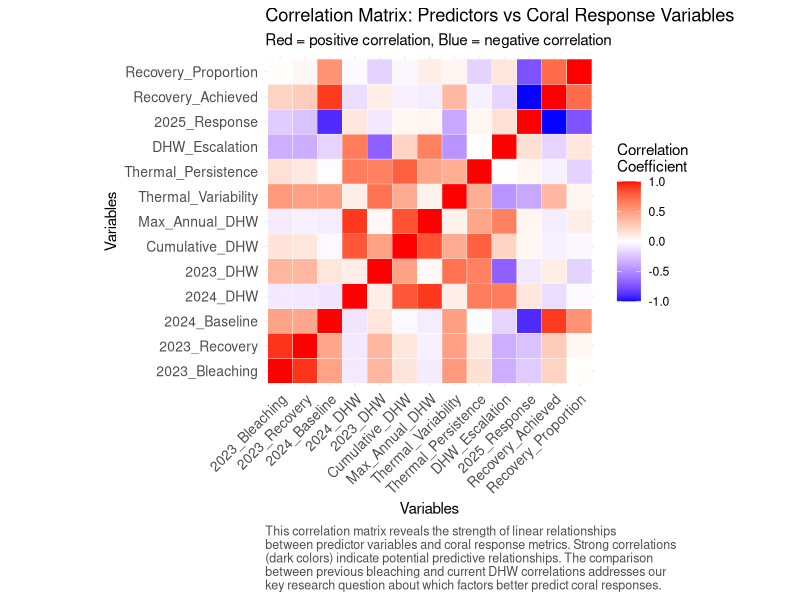
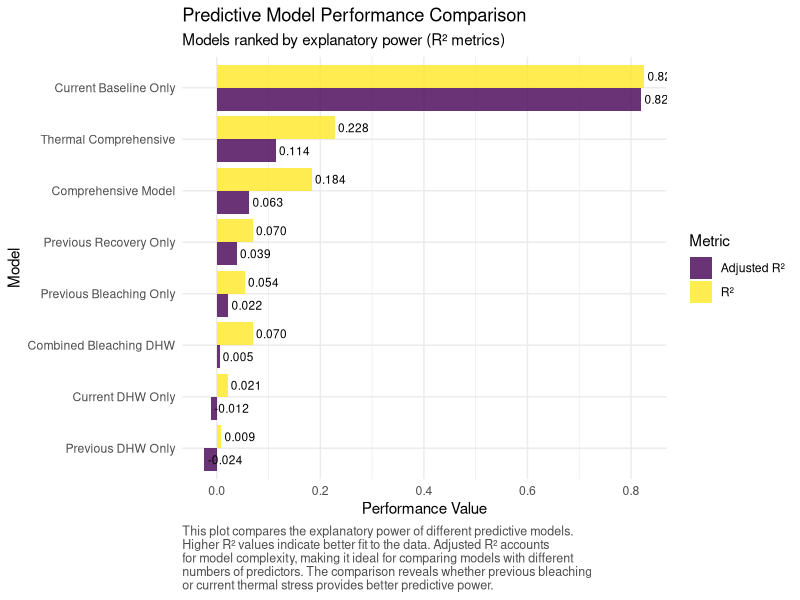
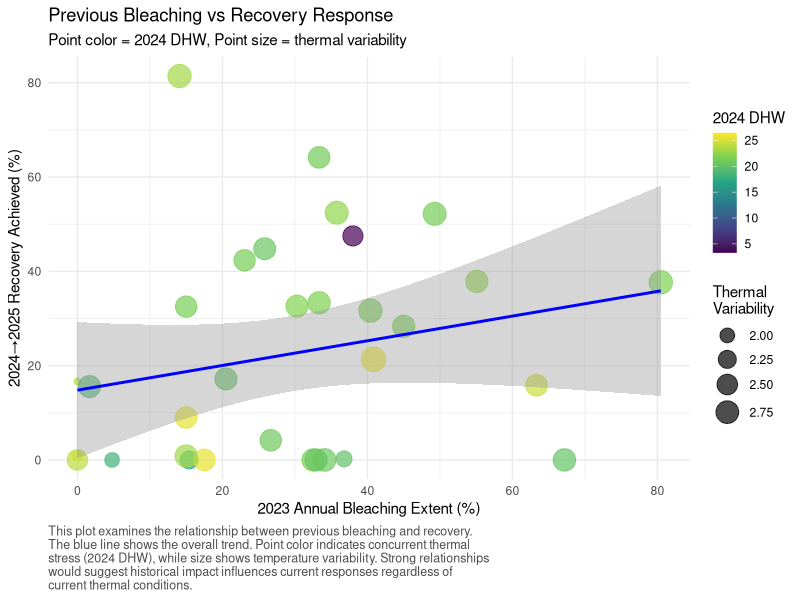
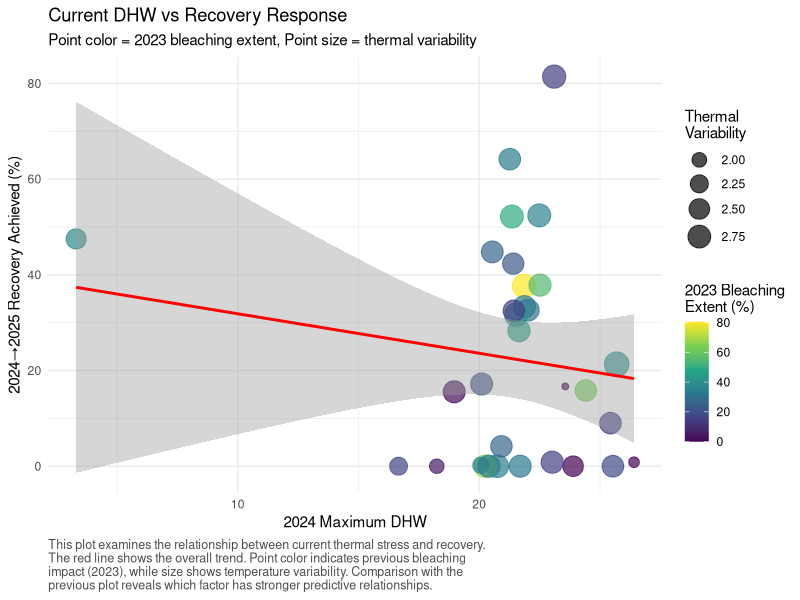
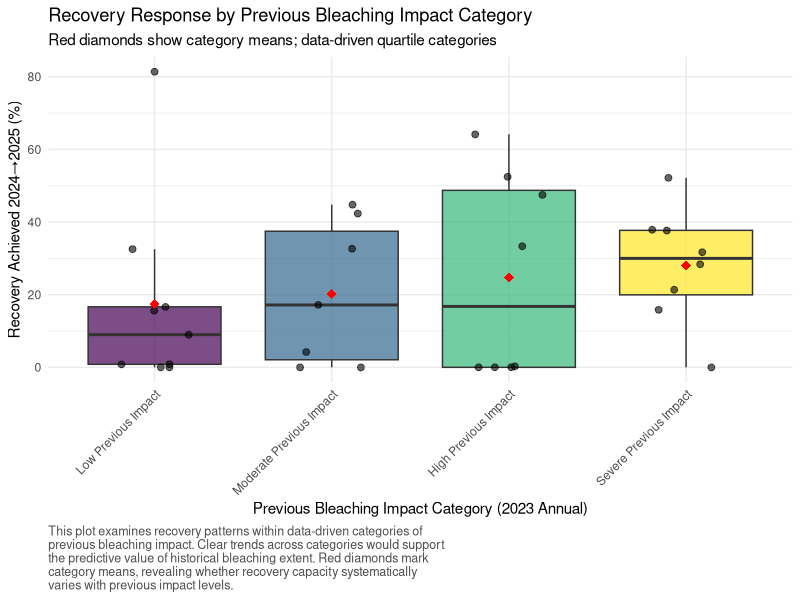
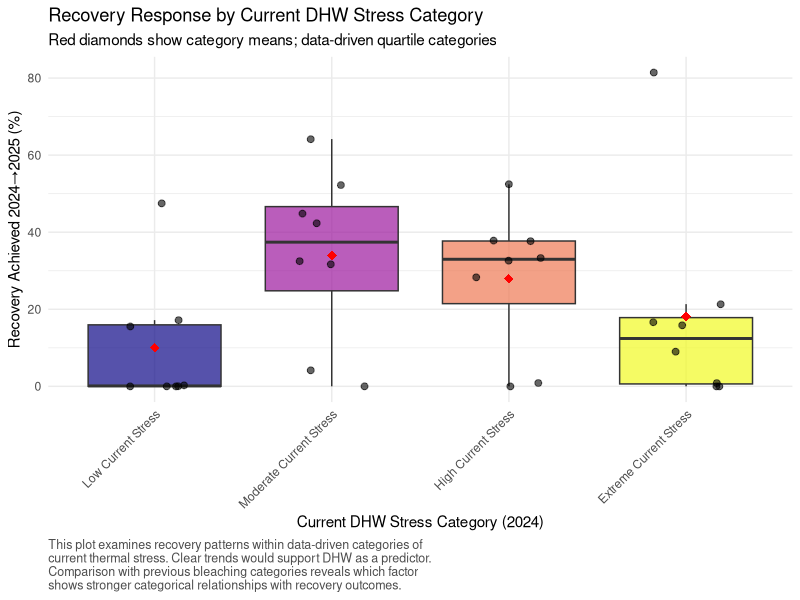

Recreate these plots in R, in order.
# ============================================================================
# 04: Comprehensive Predictive Analysis - Previous Year Bleaching vs Thermal Stress
# ============================================================================
# Purpose: Compare the predictive power of different variables for coral response,
#          specifically examining whether previous year bleaching extent is a better
#          predictor than current thermal stress (DHW) for coral recovery patterns.
#          Use data-driven quartile classifications and multiple model validation approaches.
# Author: Coral Bleaching Analysis Pipeline
# Date: Analysis of 2023-2025 bleaching events
# Dependencies: Requires outputs from scripts 01, 02, and 03
# ============================================================================

# Load required libraries with explicit purpose for each
library(dplyr)        # Data manipulation and summarization
library(ggplot2)      # Advanced plotting and visualization
library(readr)        # Efficient CSV reading
library(tidyr)        # Data reshaping for analysis
library(viridis)      # Perceptually uniform color scales
library(scales)       # Scale functions for plots
library(gridExtra)    # Multiple plot arrangement
library(corrplot)     # Correlation analysis visualization
library(broom)        # Tidy model outputs
library(modelr)       # Model validation utilities
library(car)          # Regression diagnostics
library(stringr)      # String manipulation

cat("============================================================================\n")
cat("COMPREHENSIVE PREDICTIVE ANALYSIS: PREVIOUS BLEACHING vs THERMAL STRESS\n")
cat("============================================================================\n\n")

# ============================================================================
# LOAD PROCESSED DATA FROM PREVIOUS ANALYSES
# ============================================================================

cat("STEP 1: Loading processed datasets from previous analyses\n")
cat("---------------------------------------------------------\n")

# Load extent data for response variables
# Rationale: Response analysis provides the dependent variables for prediction
if(file.exists("03_combined_response_metrics.csv")) {
  response_data <- read_csv("03_combined_response_metrics.csv")
  cat("Loaded response metrics from Step 03\n")
} else {
  stop("Required file 03_combined_response_metrics.csv not found. Run script 03 first.")
}

# Load thermal stress data for predictor variables
# Rationale: Thermal stress metrics provide key environmental predictor variables
if(file.exists("02_comprehensive_thermal_data.csv")) {
  thermal_data <- read_csv("02_comprehensive_thermal_data.csv")
  cat("Loaded thermal stress data from Step 02\n")
} else {
  cat("Warning: Thermal data not found. Analysis will proceed with limited predictors.\n")
  thermal_data <- NULL
}

# Load site response patterns for cross-validation
if(file.exists("03_site_response_patterns.csv")) {
  site_patterns <- read_csv("03_site_response_patterns.csv")
  cat("Loaded site response patterns from Step 03\n")
} else {
  site_patterns <- NULL
}

# Load response category thresholds for consistent classification
if(file.exists("03_response_category_thresholds.csv")) {
  response_thresholds <- read_csv("03_response_category_thresholds.csv")
  cat("Loaded response category thresholds from Step 03\n")
} else {
  response_thresholds <- NULL
}

cat(sprintf("Primary response dataset dimensions: %d rows × %d columns\n", nrow(response_data), ncol(response_data)))

# ============================================================================
# PREDICTIVE DATASET CONSTRUCTION
# ============================================================================

cat("\nSTEP 2: Constructing comprehensive predictive dataset\n")
cat("----------------------------------------------------\n")

# Create the main predictive dataset focusing on Period 2 (2024 Annual → 2025 PBL)
# Rationale: Period 2 is our primary response of interest, as it represents the
# most recent coral responses and allows us to use Period 1 and thermal data as predictors

# Extract Period 2 responses (our dependent variables)
period2_responses <- response_data %>%
  filter(period == "2024_to_2025_PBL") %>%
  select(site, response_magnitude, recovery_achieved, recovery_proportion, 
         initial_bleaching, final_bleaching, worsening_achieved) %>%
  rename(
    response_2024_to_2025 = response_magnitude,
    recovery_2024_to_2025 = recovery_achieved,
    recovery_prop_2024_to_2025 = recovery_proportion,
    baseline_2024_annual = initial_bleaching,
    outcome_2025_pbl = final_bleaching,
    worsening_2024_to_2025 = worsening_achieved
  )

cat(sprintf("Period 2 response data: %d sites\n", nrow(period2_responses)))

# Extract Period 1 responses (potential predictors)
period1_responses <- response_data %>%
  filter(period == "2023_to_2024_PBL") %>%
  select(site, response_magnitude, recovery_achieved, recovery_proportion,
         initial_bleaching, final_bleaching) %>%
  rename(
    response_2023_to_2024 = response_magnitude,
    recovery_2023_to_2024 = recovery_achieved,
    recovery_prop_2023_to_2024 = recovery_proportion,
    baseline_2023_annual = initial_bleaching,
    outcome_2024_pbl = final_bleaching
  )

cat(sprintf("Period 1 predictor data: %d sites\n", nrow(period1_responses)))

# Merge response data
predictive_base <- period2_responses %>%
  left_join(period1_responses, by = "site") %>%
  filter(!is.na(baseline_2023_annual))  # Ensure complete temporal coverage

cat(sprintf("Merged response dataset: %d sites\n", nrow(predictive_base)))

# Add thermal stress predictors if available
if(!is.null(thermal_data)) {
  # Prepare thermal data for merging
  thermal_predictors <- thermal_data %>%
    select(site, year, max_dhw, temp_sd, total_dhw_accumulation, 
           max_weekly_temp, temp_range, weeks_with_dhw) %>%
    pivot_wider(names_from = year, 
                values_from = c(max_dhw, temp_sd, total_dhw_accumulation, 
                                max_weekly_temp, temp_range, weeks_with_dhw),
                names_sep = "_") %>%
    mutate(
      # Calculate additional thermal stress indices
      cumulative_dhw = total_dhw_accumulation_2023 + total_dhw_accumulation_2024,
      max_annual_dhw = pmax(max_dhw_2023, max_dhw_2024, na.rm = TRUE),
      thermal_variability = temp_sd_2023 + temp_sd_2024,
      thermal_persistence = weeks_with_dhw_2023 + weeks_with_dhw_2024,
      dhw_escalation = max_dhw_2024 - max_dhw_2023
    )
  
  # Merge thermal predictors
  predictive_dataset <- predictive_base %>%
    left_join(thermal_predictors, by = "site") %>%
    filter(!is.na(max_dhw_2023) & !is.na(max_dhw_2024))
  
  cat(sprintf("Final predictive dataset with thermal data: %d sites\n", nrow(predictive_dataset)))
} else {
  predictive_dataset <- predictive_base
  cat(sprintf("Final predictive dataset without thermal data: %d sites\n", nrow(predictive_dataset)))
}

# ============================================================================
# DATA-DRIVEN PREDICTOR CATEGORIZATION
# ============================================================================

cat("\nSTEP 3: Establishing data-driven predictor categories using observed quartiles\n")
cat("-----------------------------------------------------------------------------\n")

# Calculate quartiles for key predictor variables
# Rationale: Data-driven categories ensure balanced groups and meaningful
# ecological interpretation based on observed distributions

# Previous year bleaching quartiles
prev_bleaching_quartiles <- quantile(predictive_dataset$baseline_2023_annual, 
                                     probs = c(0, 0.25, 0.5, 0.75, 1.0), na.rm = TRUE)
cat("2023 Annual bleaching extent quartiles:\n")
print(prev_bleaching_quartiles)

if(!is.null(thermal_data)) {
  # DHW quartiles for 2024 (concurrent stress)
  dhw_2024_quartiles <- quantile(predictive_dataset$max_dhw_2024, 
                                 probs = c(0, 0.25, 0.5, 0.75, 1.0), na.rm = TRUE)
  cat("\n2024 Maximum DHW quartiles:\n")
  print(dhw_2024_quartiles)
  
  # DHW quartiles for 2023 (preceding stress)
  dhw_2023_quartiles <- quantile(predictive_dataset$max_dhw_2023, 
                                 probs = c(0, 0.25, 0.5, 0.75, 1.0), na.rm = TRUE)
  cat("\n2023 Maximum DHW quartiles:\n")
  print(dhw_2023_quartiles)
  
  # Temperature variability quartiles
  temp_var_quartiles <- quantile(predictive_dataset$thermal_variability, 
                                 probs = c(0, 0.25, 0.5, 0.75, 1.0), na.rm = TRUE)
  cat("\nThermal variability quartiles:\n")
  print(temp_var_quartiles)
}

# Apply data-driven categorizations to predictive dataset
predictive_dataset <- predictive_dataset %>%
  mutate(
    # Previous bleaching categories (key predictor of interest)
    prev_bleaching_category = case_when(
      baseline_2023_annual <= prev_bleaching_quartiles[2] ~ "Low Previous Impact",
      baseline_2023_annual <= prev_bleaching_quartiles[3] ~ "Moderate Previous Impact",
      baseline_2023_annual <= prev_bleaching_quartiles[4] ~ "High Previous Impact",
      baseline_2023_annual > prev_bleaching_quartiles[4] ~ "Severe Previous Impact",
      TRUE ~ "Unknown"
    ),
    prev_bleaching_category = factor(prev_bleaching_category,
                                     levels = c("Low Previous Impact", "Moderate Previous Impact",
                                                "High Previous Impact", "Severe Previous Impact"))
  )

if(!is.null(thermal_data)) {
  predictive_dataset <- predictive_dataset %>%
    mutate(
      # Current DHW categories (competing predictor)
      dhw_2024_category = case_when(
        max_dhw_2024 <= dhw_2024_quartiles[2] ~ "Low Current Stress",
        max_dhw_2024 <= dhw_2024_quartiles[3] ~ "Moderate Current Stress",
        max_dhw_2024 <= dhw_2024_quartiles[4] ~ "High Current Stress",
        max_dhw_2024 > dhw_2024_quartiles[4] ~ "Extreme Current Stress",
        TRUE ~ "Unknown"
      ),
      dhw_2024_category = factor(dhw_2024_category,
                                 levels = c("Low Current Stress", "Moderate Current Stress",
                                            "High Current Stress", "Extreme Current Stress")),
      
      # Combined thermal stress categories
      thermal_variability_category = case_when(
        thermal_variability <= temp_var_quartiles[2] ~ "Low Variability",
        thermal_variability <= temp_var_quartiles[3] ~ "Moderate Variability",
        thermal_variability <= temp_var_quartiles[4] ~ "High Variability",
        thermal_variability > temp_var_quartiles[4] ~ "Extreme Variability",
        TRUE ~ "Unknown"
      ),
      thermal_variability_category = factor(thermal_variability_category,
                                            levels = c("Low Variability", "Moderate Variability",
                                                       "High Variability", "Extreme Variability"))
    )
}

# Print category thresholds for documentation
cat("\nData-driven predictor category thresholds:\n")
cat(sprintf("Previous bleaching impact categories (2023 Annual %%):\n"))
cat(sprintf("  Low: 0 - %.1f%% (0-25th percentile)\n", prev_bleaching_quartiles[2]))
cat(sprintf("  Moderate: %.1f - %.1f%% (25th-50th percentile)\n", prev_bleaching_quartiles[2], prev_bleaching_quartiles[3]))
cat(sprintf("  High: %.1f - %.1f%% (50th-75th percentile)\n", prev_bleaching_quartiles[3], prev_bleaching_quartiles[4]))
cat(sprintf("  Severe: >%.1f%% (75th-100th percentile)\n", prev_bleaching_quartiles[4]))

# ============================================================================
# CORRELATION ANALYSIS
# ============================================================================

cat("\nSTEP 4: Comprehensive correlation analysis between predictors and responses\n")
cat("--------------------------------------------------------------------------\n")

# Define predictor variables for correlation analysis
# Rationale: Systematic correlation analysis reveals which variables have
# the strongest linear relationships with coral responses

predictor_vars <- list(
  "2023_Bleaching" = "baseline_2023_annual",
  "2023_Recovery" = "recovery_2023_to_2024",
  "2024_Baseline" = "baseline_2024_annual"
)

if(!is.null(thermal_data)) {
  thermal_predictors <- list(
    "2024_DHW" = "max_dhw_2024",
    "2023_DHW" = "max_dhw_2023",
    "Cumulative_DHW" = "cumulative_dhw",
    "Max_Annual_DHW" = "max_annual_dhw",
    "Thermal_Variability" = "thermal_variability",
    "Thermal_Persistence" = "thermal_persistence",
    "DHW_Escalation" = "dhw_escalation"
  )
  predictor_vars <- c(predictor_vars, thermal_predictors)
}

# Define response variables
response_vars <- list(
  "2025_Response" = "response_2024_to_2025",
  "Recovery_Achieved" = "recovery_2024_to_2025",
  "Recovery_Proportion" = "recovery_prop_2024_to_2025"
)

# Calculate correlation matrix
correlation_results <- data.frame()

for(pred_name in names(predictor_vars)) {
  for(resp_name in names(response_vars)) {
    pred_var <- predictor_vars[[pred_name]]
    resp_var <- response_vars[[resp_name]]
    
    if(pred_var %in% names(predictive_dataset) && resp_var %in% names(predictive_dataset)) {
      corr_value <- cor(predictive_dataset[[pred_var]], predictive_dataset[[resp_var]], 
                        use = "complete.obs")
      
      # Calculate p-value for correlation
      corr_test <- cor.test(predictive_dataset[[pred_var]], predictive_dataset[[resp_var]])
      
      correlation_results <- rbind(correlation_results, 
                                   data.frame(
                                     Predictor = pred_name,
                                     Response = resp_name,
                                     Correlation = corr_value,
                                     P_Value = corr_test$p.value,
                                     N_Obs = sum(!is.na(predictive_dataset[[pred_var]]) & 
                                                   !is.na(predictive_dataset[[resp_var]])),
                                     Abs_Correlation = abs(corr_value)
                                   ))
    }
  }
}

# Sort by absolute correlation strength
correlation_results <- correlation_results %>%
  arrange(desc(Abs_Correlation))

cat("Top predictors by correlation strength:\n")
print(head(correlation_results, 15))

# ============================================================================
# VISUALIZATION 1: Correlation Matrix Heatmap
# ============================================================================

# Create comprehensive correlation matrix visualization
# Justification: Visual correlation matrix reveals patterns and relationships
# that may not be apparent in tabular form

# Prepare data for correlation matrix
correlation_vars <- predictive_dataset %>%
  select(all_of(unlist(predictor_vars)), all_of(unlist(response_vars))) %>%
  select_if(~ !all(is.na(.)))  # Remove columns with all NA values

# Calculate correlation matrix
cor_matrix <- cor(correlation_vars, use = "complete.obs")

# Create heatmap
p1 <- ggplot(expand.grid(Var1 = rownames(cor_matrix), Var2 = colnames(cor_matrix)), 
             aes(x = Var1, y = Var2, fill = as.vector(cor_matrix))) +
  geom_tile(color = "white") +
  scale_fill_gradient2(low = "blue", high = "red", mid = "white", 
                       midpoint = 0, limit = c(-1, 1), space = "Lab",
                       name = "Correlation\nCoefficient") +
  theme_minimal() +
  theme(axis.text.x = element_text(angle = 45, hjust = 1, size = 10),
        axis.text.y = element_text(size = 10)) +
  coord_fixed() +
  labs(
    title = "Correlation Matrix: Predictors vs Coral Response Variables",
    subtitle = "Red = positive correlation, Blue = negative correlation",
    x = "Variables",
    y = "Variables",
    caption = "This correlation matrix reveals the strength of linear relationships\nbetween predictor variables and coral response metrics. Strong correlations\n(dark colors) indicate potential predictive relationships. The comparison\nbetween previous bleaching and current DHW correlations addresses our\nkey research question about which factors better predict coral responses."
  ) +
  theme(plot.caption = element_text(hjust = 0, size = 9, color = "gray30"))

ggsave("04_plot_correlation_matrix.png", p1, width = 12, height = 10, dpi = 300)
cat("\nSaved: 04_plot_correlation_matrix.png\n")

# ============================================================================
# LINEAR REGRESSION MODEL COMPARISON
# ============================================================================

cat("\nSTEP 5: Comprehensive linear regression model comparison\n")
cat("-------------------------------------------------------\n")

# Build and compare multiple predictive models
# Rationale: Systematic model comparison reveals which variables provide
# the best predictive power for coral responses

# Define response variable for main analysis
response_var <- "recovery_2024_to_2025"
cat(sprintf("Primary response variable: %s\n", response_var))

# Model 1: Previous year bleaching only
model_prev_bleaching <- lm(recovery_2024_to_2025 ~ baseline_2023_annual, 
                           data = predictive_dataset)

# Model 2: Current year baseline only
model_current_baseline <- lm(recovery_2024_to_2025 ~ baseline_2024_annual, 
                             data = predictive_dataset)

# Model 3: Previous recovery performance
model_prev_recovery <- lm(recovery_2024_to_2025 ~ recovery_2023_to_2024, 
                          data = predictive_dataset)

model_list <- list(
  "Previous_Bleaching_Only" = model_prev_bleaching,
  "Current_Baseline_Only" = model_current_baseline,
  "Previous_Recovery_Only" = model_prev_recovery
)

if(!is.null(thermal_data)) {
  # Model 4: Current year DHW only
  model_current_dhw <- lm(recovery_2024_to_2025 ~ max_dhw_2024, 
                          data = predictive_dataset)
  
  # Model 5: Previous year DHW only
  model_prev_dhw <- lm(recovery_2024_to_2025 ~ max_dhw_2023, 
                       data = predictive_dataset)
  
  # Model 6: Combined previous bleaching + current DHW
  model_combined <- lm(recovery_2024_to_2025 ~ baseline_2023_annual + max_dhw_2024, 
                       data = predictive_dataset)
  
  # Model 7: Comprehensive model
  model_comprehensive <- lm(recovery_2024_to_2025 ~ baseline_2023_annual + max_dhw_2024 + 
                              thermal_variability + recovery_2023_to_2024, 
                            data = predictive_dataset)
  
  # Model 8: Thermal-only comprehensive
  model_thermal_comprehensive <- lm(recovery_2024_to_2025 ~ max_dhw_2024 + max_dhw_2023 + 
                                      thermal_variability + cumulative_dhw, 
                                    data = predictive_dataset)
  
  thermal_models <- list(
    "Current_DHW_Only" = model_current_dhw,
    "Previous_DHW_Only" = model_prev_dhw,
    "Combined_Bleaching_DHW" = model_combined,
    "Comprehensive_Model" = model_comprehensive,
    "Thermal_Comprehensive" = model_thermal_comprehensive
  )
  
  model_list <- c(model_list, thermal_models)
}

# Extract model performance metrics
model_comparison <- data.frame()

for(model_name in names(model_list)) {
  model <- model_list[[model_name]]
  model_summary <- summary(model)
  
  # Calculate additional metrics
  predictions <- predict(model)
  residuals <- residuals(model)
  
  model_comparison <- rbind(model_comparison,
                            data.frame(
                              Model = model_name,
                              R_Squared = model_summary$r.squared,
                              Adj_R_Squared = model_summary$adj.r.squared,
                              RMSE = sqrt(mean(residuals^2, na.rm = TRUE)),
                              MAE = mean(abs(residuals), na.rm = TRUE),
                              AIC = AIC(model),
                              BIC = BIC(model),
                              N_Predictors = length(model$coefficients) - 1,
                              N_Observations = nobs(model)
                            ))
}

# Sort by adjusted R-squared
model_comparison <- model_comparison %>%
  arrange(desc(Adj_R_Squared)) %>%
  mutate(
    R_Squared = round(R_Squared, 4),
    Adj_R_Squared = round(Adj_R_Squared, 4),
    RMSE = round(RMSE, 2),
    MAE = round(MAE, 2),
    AIC = round(AIC, 1),
    BIC = round(BIC, 1)
  )

cat("Model performance comparison (ranked by Adjusted R²):\n")
print(model_comparison)

# ============================================================================
# VISUALIZATION 2: Model Performance Comparison
# ============================================================================

# Create comprehensive model performance visualization
# Justification: Visual comparison makes model performance differences clear
# and helps identify the best predictive approaches

model_performance_long <- model_comparison %>%
  select(Model, R_Squared, Adj_R_Squared, RMSE) %>%
  pivot_longer(cols = c(R_Squared, Adj_R_Squared, RMSE), 
               names_to = "Metric", values_to = "Value") %>%
  mutate(
    Model = str_replace_all(Model, "_", " "),
    Metric = case_when(
      Metric == "R_Squared" ~ "R²",
      Metric == "Adj_R_Squared" ~ "Adjusted R²",
      Metric == "RMSE" ~ "RMSE"
    )
  )

p2 <- ggplot(model_performance_long %>% filter(Metric != "RMSE"), 
             aes(x = reorder(Model, Value), y = Value, fill = Metric)) +
  geom_col(position = "dodge", alpha = 0.8) +
  geom_text(aes(label = sprintf("%.3f", Value)), 
            position = position_dodge(width = 0.9), 
            hjust = -0.1, size = 3) +
  scale_fill_viridis_d(name = "Metric") +
  coord_flip() +
  labs(
    title = "Predictive Model Performance Comparison",
    subtitle = "Models ranked by explanatory power (R² metrics)",
    x = "Model",
    y = "Performance Value",
    caption = "This plot compares the explanatory power of different predictive models.\nHigher R² values indicate better fit to the data. Adjusted R² accounts\nfor model complexity, making it ideal for comparing models with different\nnumbers of predictors. The comparison reveals whether previous bleaching\nor current thermal stress provides better predictive power."
  ) +
  theme_minimal() +
  theme(plot.caption = element_text(hjust = 0, size = 9, color = "gray30"))

ggsave("04_plot_model_performance.png", p2, width = 12, height = 8, dpi = 300)
cat("Saved: 04_plot_model_performance.png\n")

# ============================================================================
# DETAILED PREDICTOR ANALYSIS
# ============================================================================

cat("\nSTEP 6: Detailed analysis of key predictor relationships\n")
cat("--------------------------------------------------------\n")

# Extract key insights about predictor performance
# Rationale: Detailed analysis provides context for model performance differences

best_model_name <- model_comparison$Model[1]
best_model <- model_list[[best_model_name]]

cat(sprintf("Best performing model: %s\n", best_model_name))
cat(sprintf("Adjusted R²: %.4f\n", model_comparison$Adj_R_Squared[1]))
cat(sprintf("RMSE: %.2f\n", model_comparison$RMSE[1]))

# Compare key competing predictors
prev_bleaching_performance <- model_comparison %>% 
  filter(Model == "Previous_Bleaching_Only") %>% 
  select(Adj_R_Squared, RMSE)

if(!is.null(thermal_data)) {
  current_dhw_performance <- model_comparison %>% 
    filter(Model == "Current_DHW_Only") %>% 
    select(Adj_R_Squared, RMSE)
  
  cat("\nKey predictor comparison:\n")
  cat(sprintf("Previous bleaching (2023): Adj R² = %.4f, RMSE = %.2f\n", 
              prev_bleaching_performance$Adj_R_Squared, prev_bleaching_performance$RMSE))
  cat(sprintf("Current DHW (2024): Adj R² = %.4f, RMSE = %.2f\n", 
              current_dhw_performance$Adj_R_Squared, current_dhw_performance$RMSE))
  
  # Determine which is stronger
  if(prev_bleaching_performance$Adj_R_Squared > current_dhw_performance$Adj_R_Squared) {
    stronger_predictor <- "Previous bleaching"
    advantage <- prev_bleaching_performance$Adj_R_Squared - current_dhw_performance$Adj_R_Squared
  } else {
    stronger_predictor <- "Current DHW"
    advantage <- current_dhw_performance$Adj_R_Squared - prev_bleaching_performance$Adj_R_Squared
  }
  
  cat(sprintf("\n%s is the stronger predictor by %.4f Adj R² units\n", stronger_predictor, advantage))
}

# ============================================================================
# VISUALIZATION 3: Key Predictor Relationships
# ============================================================================

# Create detailed visualization of key predictor relationships
# Justification: Scatter plots reveal the nature of relationships and identify outliers

if(!is.null(thermal_data)) {
  p3 <- ggplot(predictive_dataset, aes(x = baseline_2023_annual, y = recovery_2024_to_2025)) +
    geom_point(aes(color = max_dhw_2024, size = thermal_variability), alpha = 0.7) +
    geom_smooth(method = "lm", se = TRUE, color = "blue", linetype = "solid") +
    scale_color_viridis_c(name = "2024 DHW") +
    scale_size_continuous(name = "Thermal\nVariability", range = c(2, 8)) +
    labs(
      title = "Previous Bleaching vs Recovery Response",
      subtitle = "Point color = 2024 DHW, Point size = thermal variability",
      x = "2023 Annual Bleaching Extent (%)",
      y = "2024→2025 Recovery Achieved (%)",
      caption = "This plot examines the relationship between previous bleaching and recovery.\nThe blue line shows the overall trend. Point color indicates concurrent thermal\nstress (2024 DHW), while size shows temperature variability. Strong relationships\nwould suggest historical impact influences current responses regardless of\ncurrent thermal conditions."
    ) +
    theme_minimal() +
    theme(plot.caption = element_text(hjust = 0, size = 9, color = "gray30"))
  
  ggsave("04_plot_previous_bleaching_relationship.png", p3, width = 12, height = 8, dpi = 300)
  cat("Saved: 04_plot_previous_bleaching_relationship.png\n")
  
  # Second key relationship plot
  p4 <- ggplot(predictive_dataset, aes(x = max_dhw_2024, y = recovery_2024_to_2025)) +
    geom_point(aes(color = baseline_2023_annual, size = thermal_variability), alpha = 0.7) +
    geom_smooth(method = "lm", se = TRUE, color = "red", linetype = "solid") +
    scale_color_viridis_c(name = "2023 Bleaching\nExtent (%)") +
    scale_size_continuous(name = "Thermal\nVariability", range = c(2, 8)) +
    labs(
      title = "Current DHW vs Recovery Response",
      subtitle = "Point color = 2023 bleaching extent, Point size = thermal variability",
      x = "2024 Maximum DHW",
      y = "2024→2025 Recovery Achieved (%)",
      caption = "This plot examines the relationship between current thermal stress and recovery.\nThe red line shows the overall trend. Point color indicates previous bleaching\nimpact (2023), while size shows temperature variability. Comparison with the\nprevious plot reveals which factor has stronger predictive relationships."
    ) +
    theme_minimal() +
    theme(plot.caption = element_text(hjust = 0, size = 9, color = "gray30"))
  
  ggsave("04_plot_current_dhw_relationship.png", p4, width = 12, height = 8, dpi = 300)
  cat("Saved: 04_plot_current_dhw_relationship.png\n")
  
} else {
  p3 <- ggplot(predictive_dataset, aes(x = baseline_2023_annual, y = recovery_2024_to_2025)) +
    geom_point(aes(color = recovery_2023_to_2024), size = 3, alpha = 0.7) +
    geom_smooth(method = "lm", se = TRUE, color = "blue", linetype = "solid") +
    scale_color_viridis_c(name = "2023→2024\nRecovery (%)") +
    labs(
      title = "Previous Bleaching vs Current Recovery Response",
      subtitle = "Point color shows previous period recovery performance",
      x = "2023 Annual Bleaching Extent (%)",
      y = "2024→2025 Recovery Achieved (%)",
      caption = "This plot examines the relationship between previous bleaching and current recovery.\nThe blue line shows the overall trend. Point color indicates previous recovery\nperformance, revealing whether sites that recovered well before tend to\nrecover well again. Strong relationships suggest historical impact influences\ncurrent responses."
    ) +
    theme_minimal() +
    theme(plot.caption = element_text(hjust = 0, size = 9, color = "gray30"))
  
  ggsave("04_plot_previous_bleaching_relationship.png", p3, width = 12, height = 8, dpi = 300)
  cat("Saved: 04_plot_previous_bleaching_relationship.png\n")
}

# ============================================================================
# PREDICTOR CATEGORY ANALYSIS
# ============================================================================

cat("\nSTEP 7: Analyzing responses by predictor categories\n")
cat("---------------------------------------------------\n")

# Analyze responses within data-driven predictor categories
# Rationale: Category-based analysis reveals non-linear relationships
# and validates the utility of quartile-based classifications

# Previous bleaching category analysis
prev_category_analysis <- predictive_dataset %>%
  group_by(prev_bleaching_category) %>%
  summarise(
    n_sites = n(),
    mean_recovery = mean(recovery_2024_to_2025, na.rm = TRUE),
    median_recovery = median(recovery_2024_to_2025, na.rm = TRUE),
    sd_recovery = sd(recovery_2024_to_2025, na.rm = TRUE),
    q25_recovery = quantile(recovery_2024_to_2025, 0.25, na.rm = TRUE),
    q75_recovery = quantile(recovery_2024_to_2025, 0.75, na.rm = TRUE),
    prop_positive_recovery = mean(recovery_2024_to_2025 > 0, na.rm = TRUE),
    prop_strong_recovery = mean(recovery_2024_to_2025 > 15, na.rm = TRUE),
    .groups = "drop"
  ) %>%
  arrange(prev_bleaching_category)

cat("Recovery by previous bleaching impact category:\n")
print(prev_category_analysis)

if(!is.null(thermal_data)) {
  # Current DHW category analysis
  dhw_category_analysis <- predictive_dataset %>%
    group_by(dhw_2024_category) %>%
    summarise(
      n_sites = n(),
      mean_recovery = mean(recovery_2024_to_2025, na.rm = TRUE),
      median_recovery = median(recovery_2024_to_2025, na.rm = TRUE),
      sd_recovery = sd(recovery_2024_to_2025, na.rm = TRUE),
      q25_recovery = quantile(recovery_2024_to_2025, 0.25, na.rm = TRUE),
      q75_recovery = quantile(recovery_2024_to_2025, 0.75, na.rm = TRUE),
      prop_positive_recovery = mean(recovery_2024_to_2025 > 0, na.rm = TRUE),
      prop_strong_recovery = mean(recovery_2024_to_2025 > 15, na.rm = TRUE),
      .groups = "drop"
    ) %>%
    arrange(dhw_2024_category)
  
  cat("\nRecovery by current DHW stress category:\n")
  print(dhw_category_analysis)
}

# ============================================================================
# VISUALIZATION 4: Recovery by Predictor Categories
# ============================================================================

# Create comprehensive category-based analysis visualization
# Justification: Box plots reveal distributions within categories and
# validate the effectiveness of quartile-based classifications

p5 <- ggplot(predictive_dataset, aes(x = prev_bleaching_category, y = recovery_2024_to_2025, 
                                     fill = prev_bleaching_category)) +
  geom_boxplot(alpha = 0.7, outlier.shape = NA) +
  geom_jitter(width = 0.2, alpha = 0.6, size = 2) +
  stat_summary(fun = mean, geom = "point", color = "red", size = 3, shape = 18) +
  scale_fill_viridis_d(name = "Previous\nBleaching\nCategory") +
  labs(
    title = "Recovery Response by Previous Bleaching Impact Category",
    subtitle = "Red diamonds show category means; data-driven quartile categories",
    x = "Previous Bleaching Impact Category (2023 Annual)",
    y = "Recovery Achieved 2024→2025 (%)",
    caption = "This plot examines recovery patterns within data-driven categories of\nprevious bleaching impact. Clear trends across categories would support\nthe predictive value of historical bleaching extent. Red diamonds mark\ncategory means, revealing whether recovery capacity systematically\nvaries with previous impact levels."
  ) +
  theme_minimal() +
  theme(
    axis.text.x = element_text(angle = 45, hjust = 1),
    legend.position = "none",
    plot.caption = element_text(hjust = 0, size = 9, color = "gray30")
  )

ggsave("04_plot_recovery_by_previous_category.png", p5, width = 12, height = 8, dpi = 300)
cat("Saved: 04_plot_recovery_by_previous_category.png\n")

if(!is.null(thermal_data)) {
  p6 <- ggplot(predictive_dataset, aes(x = dhw_2024_category, y = recovery_2024_to_2025, 
                                       fill = dhw_2024_category)) +
    geom_boxplot(alpha = 0.7, outlier.shape = NA) +
    geom_jitter(width = 0.2, alpha = 0.6, size = 2) +
    stat_summary(fun = mean, geom = "point", color = "red", size = 3, shape = 18) +
    scale_fill_viridis_d(name = "Current DHW\nCategory", option = "plasma") +
    labs(
      title = "Recovery Response by Current DHW Stress Category",
      subtitle = "Red diamonds show category means; data-driven quartile categories",
      x = "Current DHW Stress Category (2024)",
      y = "Recovery Achieved 2024→2025 (%)",
      caption = "This plot examines recovery patterns within data-driven categories of\ncurrent thermal stress. Clear trends would support DHW as a predictor.\nComparison with previous bleaching categories reveals which factor\nshows stronger categorical relationships with recovery outcomes."
    ) +
    theme_minimal() +
    theme(
      axis.text.x = element_text(angle = 45, hjust = 1),
      legend.position = "none",
      plot.caption = element_text(hjust = 0, size = 9, color = "gray30")
    )
  
  ggsave("04_plot_recovery_by_dhw_category.png", p6, width = 12, height = 8, dpi = 300)
  cat("Saved: 04_plot_recovery_by_dhw_category.png\n")
}

# ============================================================================
# EXTREME RESPONDER PREDICTION ANALYSIS
# ============================================================================

cat("\nSTEP 8: Analyzing prediction of extreme responders\n")
cat("--------------------------------------------------\n")

# Examine how well different predictors identify extreme responders
# Rationale: Extreme responders are often of greatest interest for
# understanding resilience mechanisms and vulnerability factors

# Define extreme responders using data-driven thresholds
response_quartiles <- quantile(predictive_dataset$recovery_2024_to_2025, 
                               probs = c(0, 0.25, 0.5, 0.75, 1.0), na.rm = TRUE)

extreme_responders <- predictive_dataset %>%
  mutate(
    response_extreme_category = case_when(
      recovery_2024_to_2025 <= response_quartiles[1] + 0.1 ~ "No Recovery",
      recovery_2024_to_2025 >= response_quartiles[5] - 5 ~ "Exceptional Recovery",
      recovery_2024_to_2025 >= response_quartiles[4] ~ "Strong Recovery",
      recovery_2024_to_2025 <= response_quartiles[2] ~ "Poor Recovery",
      TRUE ~ "Moderate Recovery"
    )
  ) %>%
  filter(response_extreme_category %in% c("No Recovery", "Poor Recovery", "Strong Recovery", "Exceptional Recovery"))

cat(sprintf("Extreme responder analysis: %d sites\n", nrow(extreme_responders)))

# Analyze predictor patterns in extreme responders
extreme_analysis <- extreme_responders %>%
  group_by(response_extreme_category) %>%
  summarise(
    n_sites = n(),
    mean_prev_bleaching = mean(baseline_2023_annual, na.rm = TRUE),
    mean_prev_recovery = mean(recovery_2023_to_2024, na.rm = TRUE),
    .groups = "drop"
  )

if(!is.null(thermal_data)) {
  extreme_analysis <- extreme_responders %>%
    group_by(response_extreme_category) %>%
    summarise(
      n_sites = n(),
      mean_prev_bleaching = mean(baseline_2023_annual, na.rm = TRUE),
      mean_prev_recovery = mean(recovery_2023_to_2024, na.rm = TRUE),
      mean_dhw_2024 = mean(max_dhw_2024, na.rm = TRUE),
      mean_thermal_var = mean(thermal_variability, na.rm = TRUE),
      .groups = "drop"
    )
}

cat("Extreme responder predictor patterns:\n")
print(extreme_analysis)

# ============================================================================
# SAVE COMPREHENSIVE PREDICTIVE ANALYSIS RESULTS
# ============================================================================

cat("\nSTEP 9: Saving comprehensive predictive analysis results\n")
cat("--------------------------------------------------------\n")

# Save all predictive analysis datasets
write_csv(predictive_dataset, "04_predictive_dataset_complete.csv")
write_csv(correlation_results, "04_correlation_analysis_detailed.csv")
write_csv(model_comparison, "04_model_performance_comparison.csv")
write_csv(prev_category_analysis, "04_previous_bleaching_category_analysis.csv")

if(!is.null(thermal_data)) {
  write_csv(dhw_category_analysis, "04_dhw_category_analysis.csv")
}

write_csv(extreme_responders, "04_extreme_responders_analysis.csv")

# Save model objects for future use
saveRDS(model_list, "04_predictive_models.rds")

# Save predictor thresholds for documentation
predictor_thresholds_data <- data.frame(
  predictor = c("prev_bleaching_low", "prev_bleaching_moderate", "prev_bleaching_high", "prev_bleaching_severe"),
  threshold = c(prev_bleaching_quartiles[2], prev_bleaching_quartiles[3], 
                prev_bleaching_quartiles[4], prev_bleaching_quartiles[5]),
  percentile = c("25th", "50th", "75th", "100th"),
  description = c("Low previous impact threshold", "Moderate previous impact threshold",
                  "High previous impact threshold", "Severe previous impact threshold")
)

if(!is.null(thermal_data)) {
  thermal_thresholds <- data.frame(
    predictor = c("dhw_2024_low", "dhw_2024_moderate", "dhw_2024_high", "dhw_2024_extreme"),
    threshold = c(dhw_2024_quartiles[2], dhw_2024_quartiles[3], 
                  dhw_2024_quartiles[4], dhw_2024_quartiles[5]),
    percentile = c("25th", "50th", "75th", "100th"),
    description = c("Low current stress threshold", "Moderate current stress threshold",
                    "High current stress threshold", "Extreme current stress threshold")
  )
  predictor_thresholds_data <- rbind(predictor_thresholds_data, thermal_thresholds)
}

write_csv(predictor_thresholds_data, "04_predictor_category_thresholds.csv")

# ============================================================================
# FINAL SUMMARY STATISTICS
# ============================================================================

cat("\nFINAL PREDICTIVE ANALYSIS SUMMARY\n")
cat("=================================\n")

cat(sprintf("Sites in predictive analysis: %d\n", nrow(predictive_dataset)))
cat(sprintf("Predictor variables tested: %d\n", length(predictor_vars)))
cat(sprintf("Models compared: %d\n", nrow(model_comparison)))

cat("\nTop 3 performing models:\n")
top_models <- head(model_comparison, 3)
for(i in 1:nrow(top_models)) {
  cat(sprintf("%d. %s: Adj R² = %.4f, RMSE = %.2f\n", 
              i, top_models$Model[i], top_models$Adj_R_Squared[i], top_models$RMSE[i]))
}

cat("\nKey findings:\n")
if(!is.null(thermal_data)) {
  prev_r2 <- model_comparison$Adj_R_Squared[model_comparison$Model == "Previous_Bleaching_Only"]
  dhw_r2 <- model_comparison$Adj_R_Squared[model_comparison$Model == "Current_DHW_Only"]
  
  if(prev_r2 > dhw_r2) {
    cat(sprintf("- Previous bleaching is a stronger predictor (Adj R² = %.4f) than current DHW (Adj R² = %.4f)\n", 
                prev_r2, dhw_r2))
  } else {
    cat(sprintf("- Current DHW is a stronger predictor (Adj R² = %.4f) than previous bleaching (Adj R² = %.4f)\n", 
                dhw_r2, prev_r2))
  }
}

cat(sprintf("- Best single predictor: %s\n", correlation_results$Predictor[1]))
cat(sprintf("- Strongest correlation: %.3f\n", correlation_results$Correlation[1]))

cat("\nFiles saved:\n")
cat("  - 04_predictive_dataset_complete.csv\n")
cat("  - 04_correlation_analysis_detailed.csv\n")
cat("  - 04_model_performance_comparison.csv\n")
cat("  - 04_previous_bleaching_category_analysis.csv\n")
if(!is.null(thermal_data)) {
  cat("  - 04_dhw_category_analysis.csv\n")
}
cat("  - 04_extreme_responders_analysis.csv\n")
cat("  - 04_predictive_models.rds\n")
cat("  - 04_predictor_category_thresholds.csv\n")

cat("\nVisualizations saved:\n")
cat("  - 04_plot_correlation_matrix.png\n")
cat("  - 04_plot_model_performance.png\n")
cat("  - 04_plot_previous_bleaching_relationship.png\n")
if(!is.null(thermal_data)) {
  cat("  - 04_plot_current_dhw_relationship.png\n")
  cat("  - 04_plot_recovery_by_dhw_category.png\n")
}
cat("  - 04_plot_recovery_by_previous_category.png\n")

cat("\n============================================================================\n")
cat("STEP 4 COMPLETE: Comprehensive predictive analysis using data-driven approaches\n")
cat("Next: Advanced visualization and synthesis\n")
cat("============================================================================\n")
